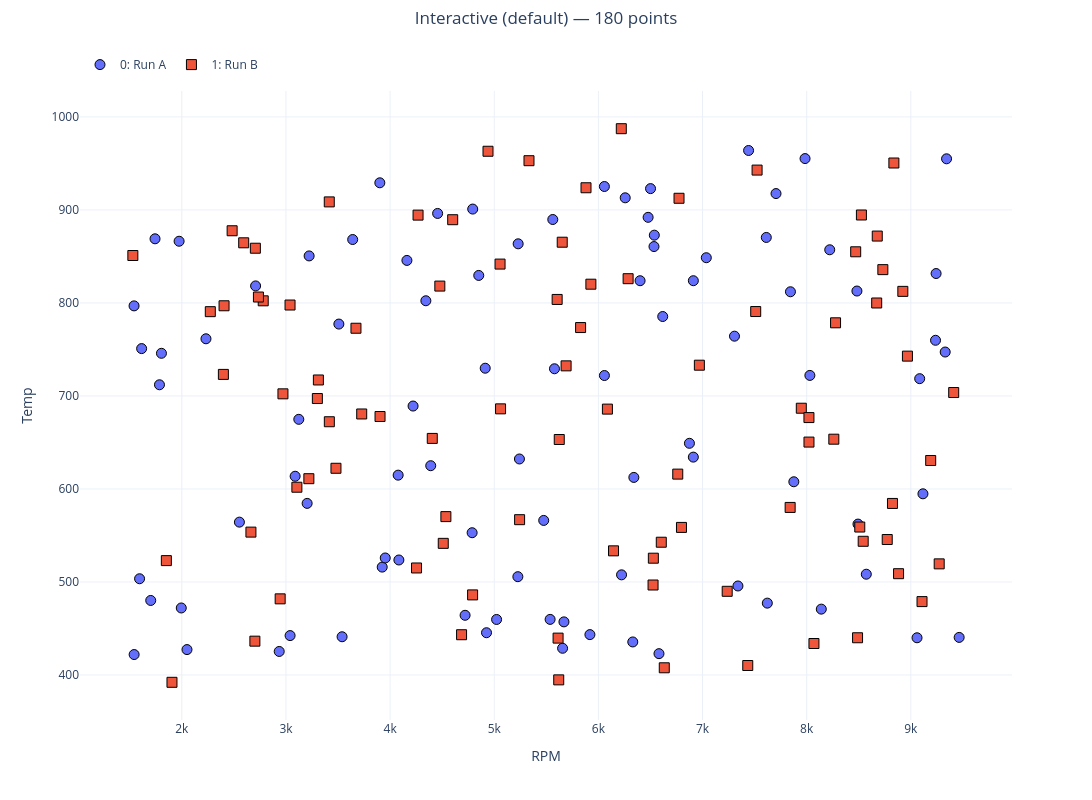

The notebook cell saved with this chart:
### Markdown cell above
## 1. The default — an interactive figure

Plotting returns a Plotly `Figure` that renders interactively. With small data this
is exactly what you want.

### Code cell
nb = unichart.UnichartNotebook()
nb.load_df(df_small, set_name_column="RUN", set_idx_column="RUN")
nb.suptitle = "Interactive (default) — 180 points"

fig = nb.plot(x="RPM", y="Temp")
print("return type:", type(fig).__name__)
fig
